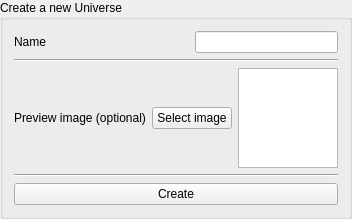
         <widget class="QGroupBox" name="groupBox_2">
          <property name="sizePolicy">
           <sizepolicy hsizetype="Maximum" vsizetype="Maximum">
            <horstretch>0</horstretch>
            <verstretch>0</verstretch>
           </sizepolicy>
          </property>
          <property name="minimumSize">
           <size>
            <width>0</width>
            <height>0</height>
           </size>
          </property>
          <property name="title">
           <string>Create a new Universe</string>
          </property>
          <layout class="QVBoxLayout" name="verticalLayout_11">
           <item>
            <layout class="QVBoxLayout" name="verticalLayout_7">
             <item>
              <layout class="QHBoxLayout" name="horizontalLayout_23">
               <item>
                <widget class="QLabel" name="label_15">
                 <property name="text">
                  <string>Name</string>
                 </property>
                </widget>
               </item>
               <item>
                <spacer name="horizontalSpacer_4">
                 <property name="orientation">
                  <enum>Qt::Orientation::Horizontal</enum>
                 </property>
                 <property name="sizeHint" stdset="0">
                  <size>
                   <width>40</width>
                   <height>20</height>
                  </size>
                 </property>
                </spacer>
               </item>
               <item>
                <widget class="QLineEdit" name="lineEdit"/>
               </item>
              </layout>
             </item>
             <item>
              <widget class="Line" name="line_12">
               <property name="orientation">
                <enum>Qt::Orientation::Horizontal</enum>
               </property>
              </widget>
             </item>
             <item>
              <layout class="QHBoxLayout" name="horizontalLayout_24">
               <item>
                <widget class="QLabel" name="label_16">
                 <property name="text">
                  <string>Preview image (optional)</string>
                 </property>
                </widget>
               </item>
               <item>
                <widget class="QPushButton" name="pushButton_2">
                 <property name="text">
                  <string>Select image</string>
                 </property>
                </widget>
               </item>
               <item>
                <widget class="QGraphicsView" name="graphicsView_8">
                 <property name="sizePolicy">
                  <sizepolicy hsizetype="Maximum" vsizetype="Maximum">
                   <horstretch>0</horstretch>
                   <verstretch>0</verstretch>
                  </sizepolicy>
                 </property>
                 <property name="maximumSize">
                  <size>
                   <width>100</width>
                   <height>100</height>
                  </size>
                 </property>
                 <property name="sizeIncrement">
                  <size>
                   <width>0</width>
                   <height>0</height>
                  </size>
                 </property>
                 <property name="lineWidth">
                  <number>1</number>
                 </property>
                </widget>
               </item>
              </layout>
             </item>
             <item>
              <widget class="Line" name="line_13">
               <property name="orientation">
                <enum>Qt::Orientation::Horizontal</enum>
               </property>
              </widget>
             </item>
             <item>
              <widget class="QPushButton" name="pushButton_3">
               <property name="text">
                <string>Create</string>
               </property>
              </widget>
             </item>
            </layout>
           </item>
          </layout>
         </widget>
